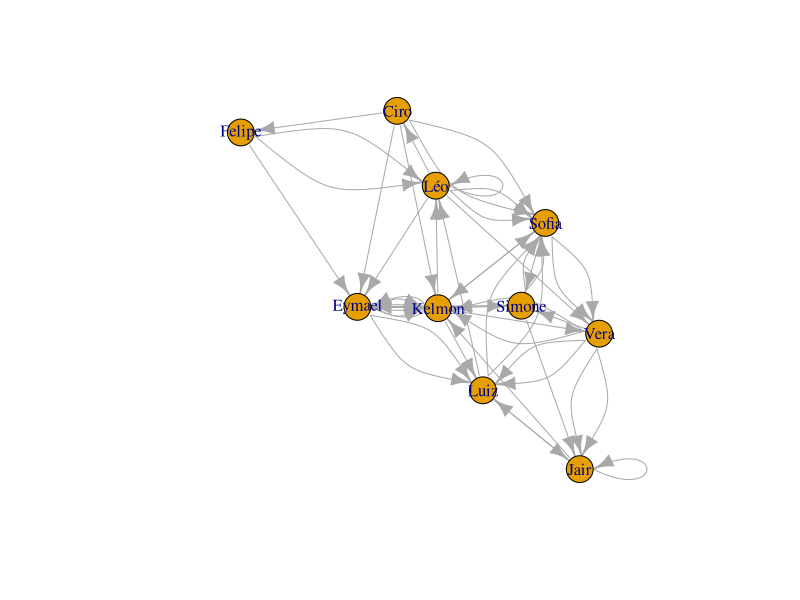
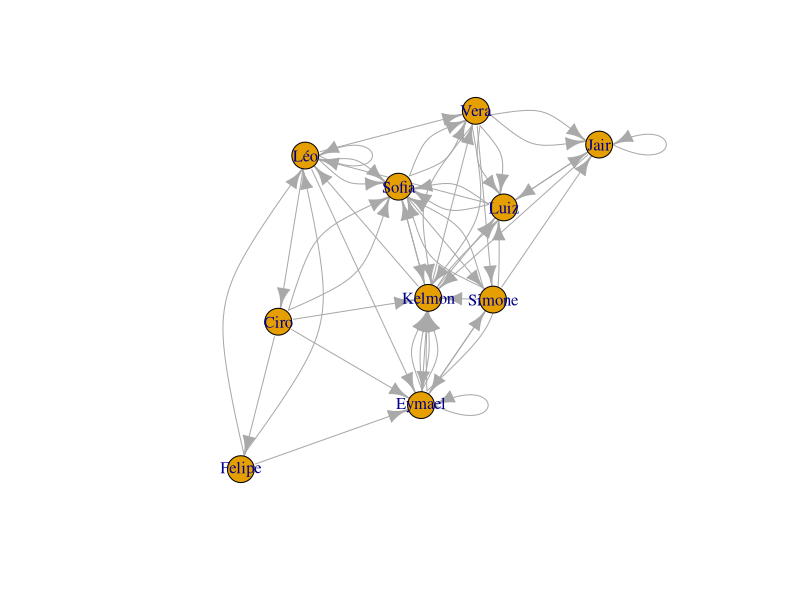
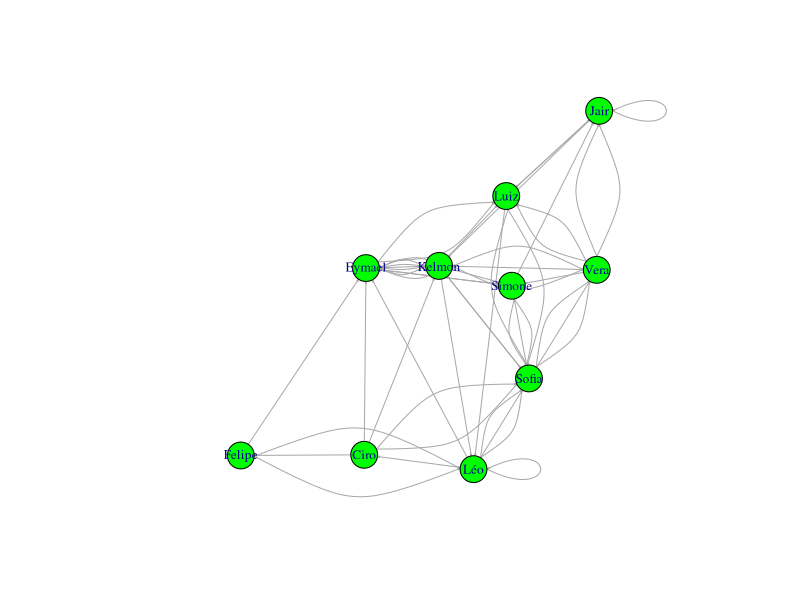
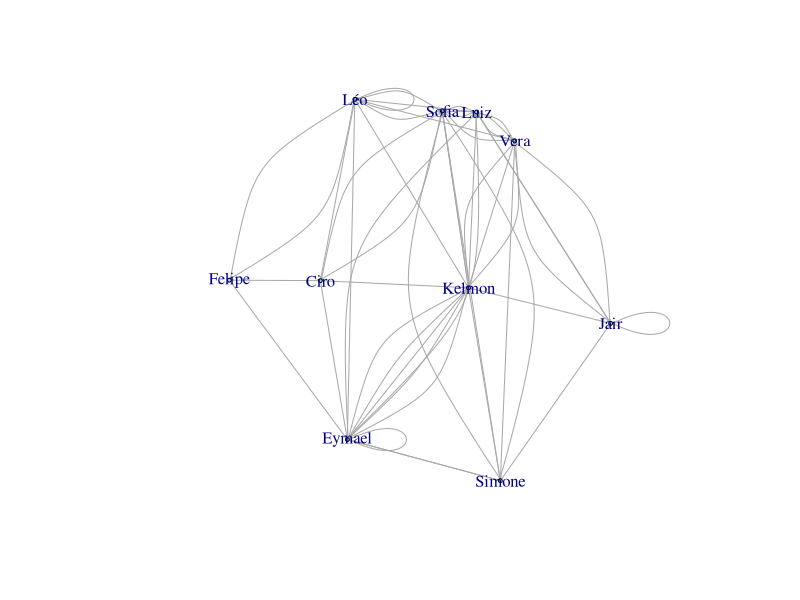
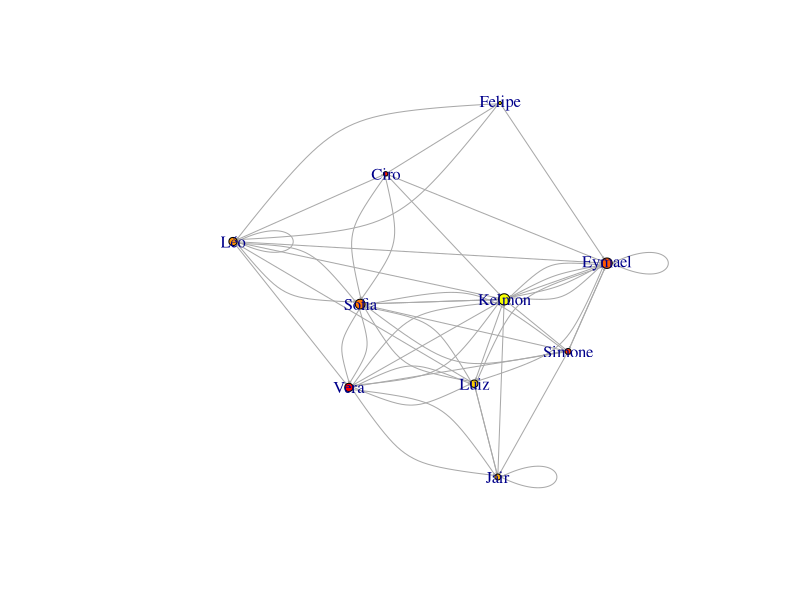
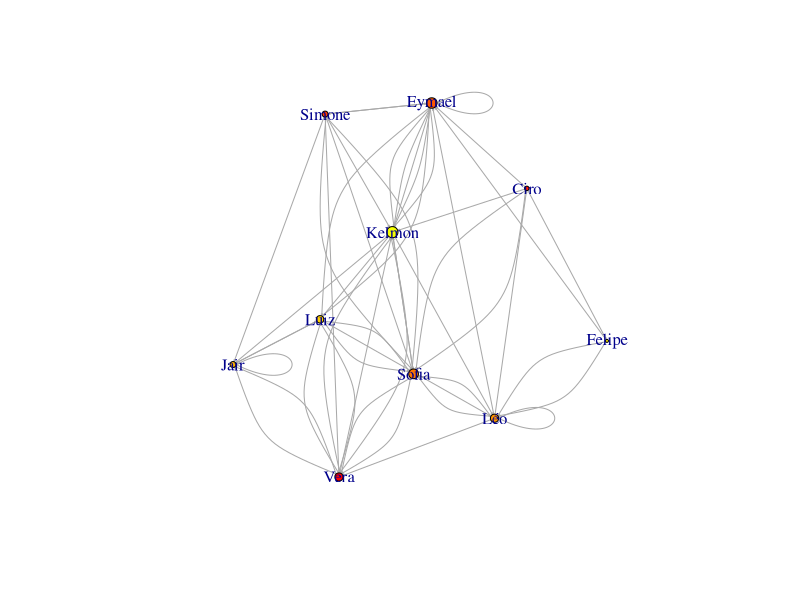
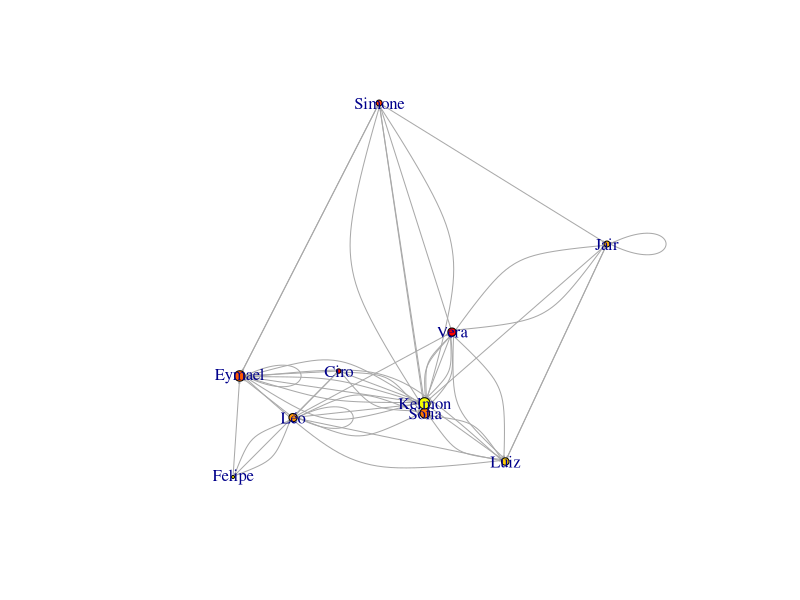
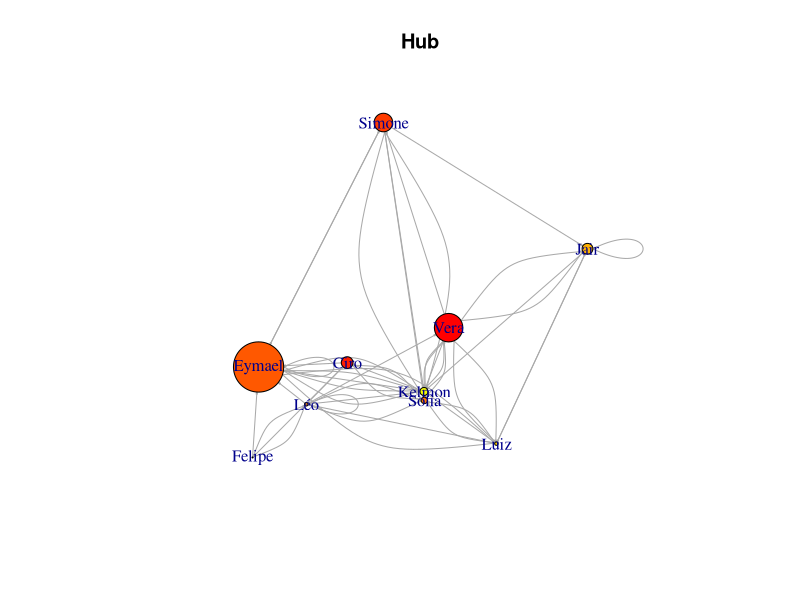

Here is the R script that generated these plots, in order:
#-------------------------------------------------
# social network methods
# prof. Steven Ross
#-------------------------------------------------

library(igraph)
library(readr)
dev.off()

nomes <- c("Ciro" , "Eymael" , "Felipe" , "Jair" , 
           "Léo" , "Luiz" , "Kelmon" , "Simone" , 
           "Sofia" , "Vera")  

dados <- data.frame(
  from = sample(nomes, 50, TRUE),
  to = sample(nomes, 50, TRUE),
  weight = runif(50)
)

class(nomes)
class(dados)


net <- graph.data.frame(dados, directed=T)
class(net)
V(net)
E(net)

net[] 
net[1,] 

plot(net)


distances(net, mode="all")


transitivity(net)

set.seed(12345)

V(net)$label <- V(net)$name
V(net)$degree <- degree(net)

plot(net)

plot(net,
     vertex.color = 'green',
     vertext.size = 2,
     edge.arrow.size = 0.1,
     vertex.label.cex = 0.8)

# multidimensional scaling - MDS

plot(net,
     vertex.color = 'skyblue',
     vertex.size = 2,
     edge.arrow.size = 0.1,
     layout=layout_with_mds(net))

plot(net,
     vertex.color = rainbow(52),
     vertex.size = V(net)$degree*0.4,
     edge.arrow.size = 0.1,
     layout=layout.fruchterman.reingold)

plot(net,
     vertex.color = rainbow(52),
     vertex.size = V(net)$degree*0.4,
     edge.arrow.size = 0.1,
     layout=layout.graphopt)

plot(net,
     vertex.color = rainbow(52),
     vertex.size = V(net)$degree*0.4,
     edge.arrow.size = 0.1,
     layout=layout.kamada.kawai)

#----------------------------------------------------
#----------------------------------------------------
#----------------------------------------------------

degree(net)
degree(net, mode="all")
degree(net, mode="in")
degree(net, mode="out")

closeness(net)
closeness(net, mode="all")
closeness(net, mode="in")
closeness(net, mode="out")

betweenness(net)
betweenness(net,
            v = V(net),
            directed = TRUE,
            normalized = FALSE)

eigen_centrality(net)$vector

## Authority and Hub scores
AS <- authority_score(net)$vector
HS <- hub_score(net)$vector


#----------------------------------------------------
plot(net,
     vertex.size=HS*30,
     main = 'Hub',
     vertex.color = rainbow(52),
     edge.arrow.size=0.1,
     layout = layout.kamada.kawai)

plot(net,
     vertex.size=AS*30,
     main = 'Authoridade',
     vertex.color = rainbow(52),
     edge.arrow.size=0.1,
     layout = layout.kamada.kawai)

#--------------------------------------------------------
# Comunidade
#--------------------------------------------------------

cnet <- cluster_edge_betweenness(net)
cnet

plot(cnet,
     net,
     edge.arrow.size=0.1,
     vertex.size = 10,
     vertex.label.cex = 0.8)

